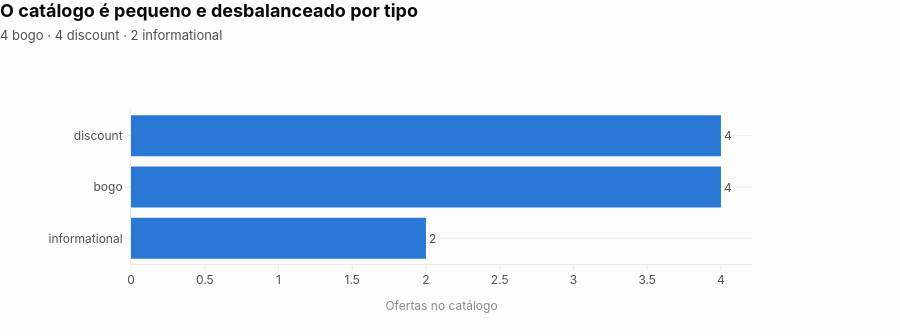
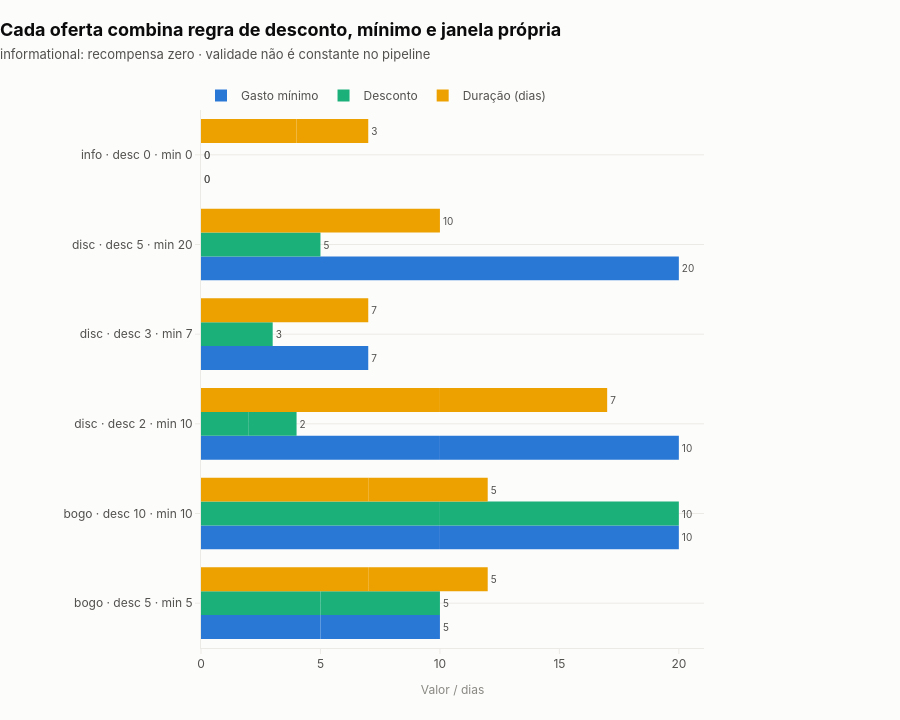

Notebook source saved alongside these figures, in order:
### Markdown cell above
## 3. Catálogo de ofertas

Fonte: raw. Resume os tipos, descontos, mínimos, duração e canais das ofertas disponíveis para entender o espaço de decisão.

### Code cell
from src import viz
from src.viz import format_pt_br, grouped_bars, horizontal_bars

# SPARK REDUCE
catalogo = (
    offers.select("id", "offer_type", "min_value", "duration", "discount_value", "channels")
    .toPandas()
    .sort_values(["offer_type", "discount_value", "min_value"])
    .reset_index(drop=True)
)

por_tipo = (
    catalogo.groupby("offer_type", as_index=False)
    .agg(
        ofertas=("id", "count"),
        min_medio=("min_value", "mean"),
        desconto_medio=("discount_value", "mean"),
        duracao_media=("duration", "mean"),
    )
)

# PANDAS ANALYSIS
catalogo_plot = catalogo.assign(
    rotulo=lambda d: (
        d["offer_type"].str[:4]
        + " · desc "
        + d["discount_value"].astype(int).astype(str)
        + " · min "
        + d["min_value"].astype(int).astype(str)
    ),
)

display(catalogo)
display(por_tipo.round(1))

print(
    f"{len(catalogo)} ofertas, {catalogo['offer_type'].nunique()} tipos — "
    f"informational tem desconto e mínimo zero; duração varia de "
    f"{int(catalogo['duration'].min())} a {int(catalogo['duration'].max())} dias."
)

horizontal_bars(
    por_tipo,
    category="offer_type",
    value="ofertas",
    title="O catálogo é pequeno e desbalanceado por tipo",
    subtitle="4 bogo · 4 discount · 2 informational",
    xlabel="Ofertas no catálogo",
    color=viz.palette()[0],
).show()

grouped_bars(
    catalogo_plot.sort_values(["offer_type", "discount_value"]),
    category="rotulo",
    series=["min_value", "discount_value", "duration"],
    series_names=["Gasto mínimo", "Desconto", "Duração (dias)"],
    orientation="h",
    title="Cada oferta combina regra de desconto, mínimo e janela própria",
    subtitle="informational: recompensa zero · validade não é constante no pipeline",
    xlabel="Valor / dias",
    value_label="%{x:.0f}",
).show()

### Figure 1 — Plotly figure (JSON) as saved in the notebook; plotly's stock layout.template omitted (floating-point values rounded to 4 significant figures)
{"data": [{"cliponaxis": false, "hovertemplate": "%{y}<br>%{x:,.0f}<extra></extra>", "marker": {"color": "#2a78d6", "line": {"width": 0}}, "orientation": "h", "text": ["2", "4", "4"], "textfont": {"color": "#52514e", "size": 12}, "textposition": "outside", "type": "bar", "x": [2, 4, 4], "y": ["informational", "bogo", "discount"]}], "layout": {"height": 336, "margin": {"b": 72, "l": 131, "r": 148, "t": 110}, "showlegend": false, "title": {"text": "<b>O catálogo é pequeno e desbalanceado por tipo</b><br><span style='font-size:13px;color:#52514e'>4 bogo · 4 discount · 2 informational</span>"}, "xaxis": {"automargin": true, "title": {"text": "Ofertas no catálogo"}}, "yaxis": {"automargin": true, "title": {"text": ""}}}}

### Figure 2 — Plotly figure (JSON) as saved in the notebook; plotly's stock layout.template omitted (floating-point values rounded to 4 significant figures)
{"data": [{"cliponaxis": false, "marker": {"color": "#2a78d6", "line": {"width": 0}}, "name": "Gasto mínimo", "orientation": "h", "text": [5.0, 5.0, 10.0, 10.0, 10.0, 10.0, 7.0, 20.0, 0.0, 0.0], "textfont": {"color": "#52514e", "size": 10}, "textposition": "outside", "texttemplate": "%{x:.0f}", "type": "bar", "x": [5, 5, 10, 10, 10, 10, 7, 20, 0, 0], "y": ["bogo · desc 5 · min 5", "bogo · desc 5 · min 5", "bogo · desc 10 · min 10", "bogo · desc 10 · min 10", "disc · desc 2 · min 10", "disc · desc 2 · min 10", "disc · desc 3 · min 7", "disc · desc 5 · min 20", "info · desc 0 · min 0", "info · desc 0 · min 0"]}, {"cliponaxis": false, "marker": {"color": "#1baf7a", "line": {"width": 0}}, "name": "Desconto", "orientation": "h", "text": [5.0, 5.0, 10.0, 10.0, 2.0, 2.0, 3.0, 5.0, 0.0, 0.0], "textfont": {"color": "#52514e", "size": 10}, "textposition": "outside", "texttemplate": "%{x:.0f}", "type": "bar", "x": [5, 5, 10, 10, 2, 2, 3, 5, 0, 0], "y": ["bogo · desc 5 · min 5", "bogo · desc 5 · min 5", "bogo · desc 10 · min 10", "bogo · desc 10 · min 10", "disc · desc 2 · min 10", "disc · desc 2 · min 10", "disc · desc 3 · min 7", "disc · desc 5 · min 20", "info · desc 0 · min 0", "info · desc 0 · min 0"]}, {"cliponaxis": false, "marker": {"color": "#eda100", "line": {"width": 0}}, "name": "Duração (dias)", "orientation": "h", "text": [7.0, 5.0, 7.0, 5.0, 10.0, 7.0, 7.0, 10.0, 4.0, 3.0], "textfont": {"color": "#52514e", "size": 10}, "textposition": "outside", "texttemplate": "%{x:.0f}", "type": "bar", "x": [7.0, 5.0, 7.0, 5.0, 10.0, 7.0, 7.0, 10.0, 4.0, 3.0], "y": ["bogo · desc 5 · min 5", "bogo · desc 5 · min 5", "bogo · desc 10 · min 10", "bogo · desc 10 · min 10", "disc · desc 2 · min 10", "disc · desc 2 · min 10", "disc · desc 3 · min 7", "disc · desc 5 · min 20", "info · desc 0 · min 0", "info · desc 0 · min 0"]}], "layout": {"barmode": "group", "height": 720, "margin": {"b": 72, "l": 201, "r": 196, "t": 110}, "showlegend": true, "title": {"text": "<b>Cada oferta combina regra de desconto, mínimo e janela própria</b><br><span style='font-size:13px;color:#52514e'>informational: recompensa zero · validade não é constante no pipeline</span>"}, "xaxis": {"automargin": true, "title": {"text": "Valor / dias"}}, "yaxis": {"automargin": true, "title": {}}}}
